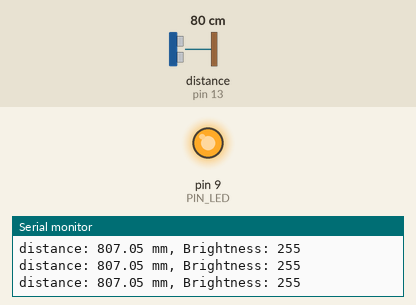
The sketch below on a simulated Arduino Uno, built with avr-gcc and run on an emulated ATmega328P. On the bench: output pins drawn as LEDs (lit = HIGH), the last lines printed to the serial monitor. Wiring (inferred from the names in the program): ultrasonic range finder: trigger pin 12; echo pin 13. The inputs (shaded band) are chosen by the test bench; at power-on: distance to the obstacle (sensor on pin 13) 80 cm. The echo pulse lasts 58.3 µs per cm; pins used as bus, display or sensor lines are not drawn.

Above: at 1.2 s.
1.3 s: distance to the obstacle (sensor on pin 13) set to 18 cm
At 2.3 s:
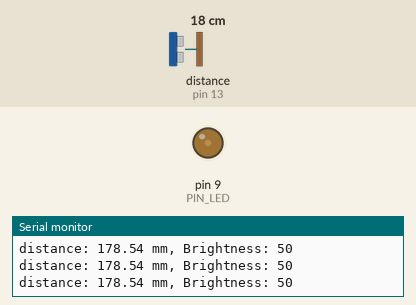
2.8 s: distance to the obstacle (sensor on pin 13) set to 2 cm
At 3.9 s:
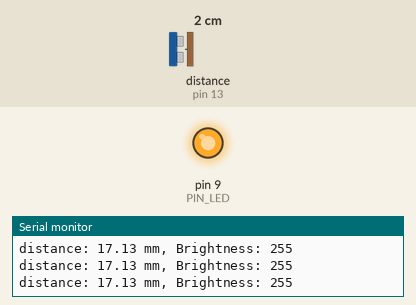
Timing chart, 0 to 5.8 s (numbered marks = the images above; inputs shaded):
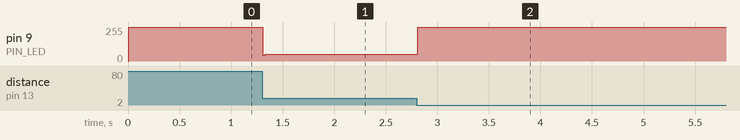

The sketch:

08_example_2.ino
```cpp
// Arduino pin assignment
#define PIN_LED 9        // PWM 출력 가능 핀
#define PIN_TRIG 12      // sonar sensor TRIGGER
#define PIN_ECHO 13      // sonar sensor ECHO

// configurable parameters
#define SND_VEL 346.0     // sound velocity at 24 celsius degree (unit: m/sec)
#define INTERVAL 25       // sampling interval (unit: msec)
#define PULSE_DURATION 10 // ultra-sound Pulse Duration (unit: usec)

#define TIMEOUT ((INTERVAL / 2) * 1000.0) // maximum echo waiting time (unit: usec)
#define SCALE (0.001 * 0.5 * SND_VEL)     // coefficent to convert duration to distance

void setup() {
  pinMode(PIN_LED, OUTPUT);
  pinMode(PIN_TRIG, OUTPUT);  // sonar TRIGGER
  pinMode(PIN_ECHO, INPUT);   // sonar ECHO
  digitalWrite(PIN_TRIG, LOW);

  Serial.begin(57600);
}

void loop() {
  float distance = USS_measure(PIN_TRIG, PIN_ECHO); // read distance
  int brightness = 0;

  if (distance <= 100) {
    brightness = 255;  // 100mm 이하 → LED 꺼짐
  } else if (distance <= 200) {
    // 100mm -> 0, 200mm -> 255
    brightness = map(distance, 100, 200, 225, 0);
  } else if (distance <= 300) {
    // 200mm -> 255, 300mm -> 0
    brightness = map(distance, 200, 300, 0, 255);
  } else {
    brightness = 255;  // 300mm 초과 → LED 꺼짐
  }

  // PWM 출력 (0~255)
  analogWrite(PIN_LED, brightness);

  // Serial 출력
  Serial.print("distance: ");  Serial.print(distance);
  Serial.print(" mm, Brightness: "); Serial.println(brightness);

  delay(INTERVAL);
}

// 초음파 거리 측정 (단위: mm)
float USS_measure(int TRIG, int ECHO)
{
  digitalWrite(TRIG, HIGH);
  delayMicroseconds(PULSE_DURATION);
  digitalWrite(TRIG, LOW);

  return pulseIn(ECHO, HIGH, TIMEOUT) * SCALE; // unit: mm
}
```

Measured:
- after the input at 1.3 s, pin 9 (PIN_LED): 255/255 → 50/255 at once
- after the input at 2.8 s, pin 9 (PIN_LED): 50/255 → 255/255 at once
